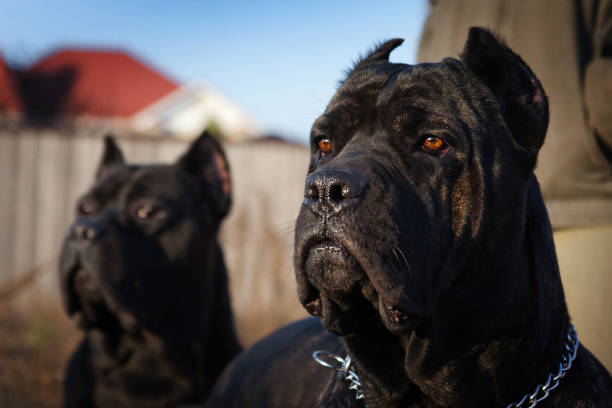
#> input picture atelier_image.jpg, 612 x 408 px
$ python atelier_scipy_ndimage.py
#> lines starting #> are read from the running program, lines starting #| are printed output that depends on the picture
# =============================================================================
#  ATELIER SCIPY — Traitement d'Images avec scipy.ndimage
#  Digital School of Paris — Mastère Data Engineering
#  Auteur : Franck
# =============================================================================
#
#  Bibliothèques requises :
#    pip install scipy numpy matplotlib Pillow
#
#  Lancer le script :
#    python atelier_scipy_ndimage.py
# =============================================================================

import numpy as np
import matplotlib.pyplot as plt
from scipy import ndimage
from PIL import Image

# =============================================================================
# PARTIE 1 — CHARGEMENT DE L'IMAGE
# =============================================================================

# Charger l'image depuis le disque et la convertir en tableau NumPy
image = np.array(Image.open("atelier_image.jpg"))
#> image is the input picture: shape (408, 612, 3); mean R, G, B 83.6, 78.4, 77.3

# Afficher les dimensions
print("=" * 50)
print("image.shape :", image.shape)
#| image.shape : (408, 612, 3)
#  → (360, 480, 3)
#    axe 0 : 360 lignes    (hauteur en pixels)
#    axe 1 : 480 colonnes  (largeur en pixels)
#    axe 2 : 3 canaux      (Rouge, Vert, Bleu — valeurs 0-255)
print("image.dtype :", image.dtype)   # uint8
#| image.dtype : uint8
print("=" * 50)

# Afficher l'image originale
plt.figure(figsize=(7, 5))
plt.imshow(image)
plt.title("Image Originale — shape: {}".format(image.shape))
plt.axis("off")
plt.tight_layout()
plt.show()


# =============================================================================
# PARTIE 2 — TRANSFORMATIONS scipy.ndimage
# =============================================================================

# Helper : afficher deux images côte à côte pour comparaison
def comparer(img_a, title_a, img_b, title_b, cmap_b=None):
    fig, (ax1, ax2) = plt.subplots(1, 2, figsize=(12, 5))
    ax1.imshow(img_a)
    ax1.set_title(title_a, fontweight="bold")
    ax1.axis("off")
    ax2.imshow(img_b, cmap=cmap_b)
    ax2.set_title(title_b, fontweight="bold")
    ax2.axis("off")
    plt.tight_layout()
    plt.show()


# ─────────────────────────────────────────────────────────────────────────────
# TRANSFORMATION 1 — Flou Gaussien
# ─────────────────────────────────────────────────────────────────────────────
# Mathématiquement : convolution de l'image avec une gaussienne 2-D
#   G(x,y) = (1 / 2πσ²) × exp(-(x²+y²) / 2σ²)
# Chaque pixel devient la moyenne PONDÉRÉE de ses voisins.
# Plus σ est grand → fenêtre plus large → flou plus fort.

gauss3 = ndimage.gaussian_filter(image, sigma=3)
gauss8 = ndimage.gaussian_filter(image, sigma=8)
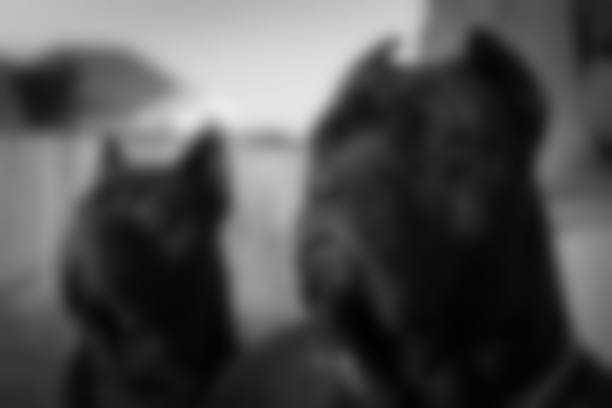
#> gauss8: shape (408, 612, 3); mean R, G, B 78.3, 78.3, 78.2

comparer(image,  "Originale",
         gauss3, "Flou Gaussien σ = 3  (modéré)")
comparer(image,  "Originale",
         gauss8, "Flou Gaussien σ = 8  (fort)")
#> call 2 of comparer, with title_a = 'Originale', title_b = 'Flou Gaussien σ = 8  (fort)'
#> in comparer (call 2), `plt.show()`:
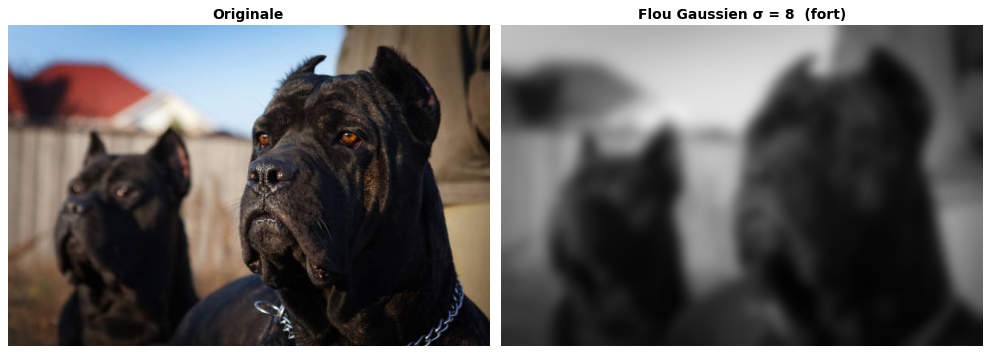
#> figure drawn by matplotlib, 2 panels


# ─────────────────────────────────────────────────────────────────────────────
# TRANSFORMATION 2 — Détection de contours (Sobel)
# ─────────────────────────────────────────────────────────────────────────────
# Mathématiquement : approximation du gradient spatial de l'image.
#   Gx = image * Kx   (noyau [-1, 0, 1] amplifié)
#   Gy = image * Ky   (noyau [-1, 0, 1]ᵀ amplifié)
#   M  = √(Gx² + Gy²)   ← magnitude du gradient = force du contour
# Un contour correspond à un changement brusque d'intensité → gradient élevé.

gray   = image.mean(axis=2)                      # niveaux de gris
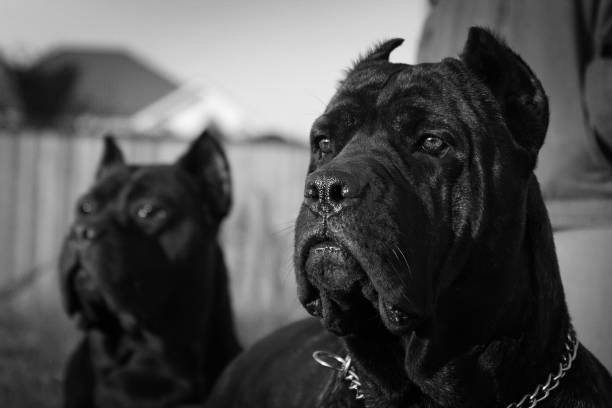
#> gray: shape (408, 612) float64; min 0, max 254.3, mean 79.8
sob_x  = ndimage.sobel(gray, axis=1)             # gradient horizontal
sob_y  = ndimage.sobel(gray, axis=0)             # gradient vertical
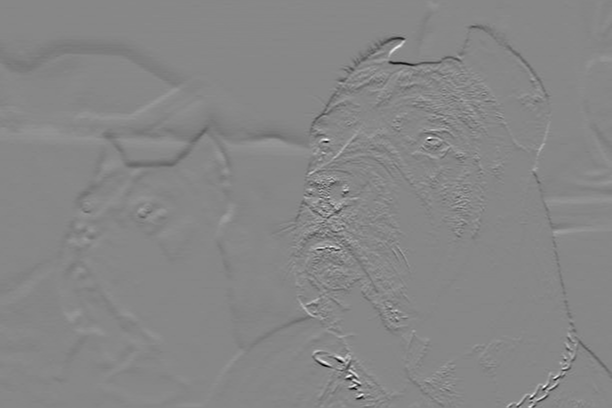
#> sob_y: shape (408, 612) float64; min -816.7, max 725, mean -2.5; drawn with min black and max white
sobel_mag  = np.hypot(sob_x, sob_y)             # magnitude
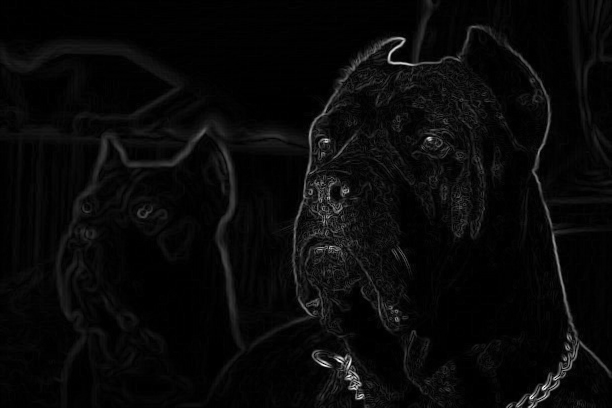
#> sobel_mag: shape (408, 612) float64; min 0, max 848.6, mean 30.9; drawn with min black and max white
sobel_norm = (sobel_mag / sobel_mag.max() * 255).astype(np.uint8)

comparer(image,      "Originale (niveaux de gris)",
         sobel_norm, "Contours Sobel — magnitude gradient", cmap_b="gray")


# ─────────────────────────────────────────────────────────────────────────────
# TRANSFORMATION 3 — Rotation
# ─────────────────────────────────────────────────────────────────────────────
# Mathématiquement : transformation affine appliquée à chaque coordonnée.
#   |x'|   |cos θ  -sin θ| |x|
#   |y'| = |sin θ   cos θ| |y|
# Les pixels intermédiaires sont reconstruits par interpolation spline (ordre 3).
# reshape=True → agrandit la grille pour éviter tout rognage.
# cval=20     → couleur de remplissage des zones vides.

rot30 = ndimage.rotate(image,  30, reshape=False, mode="constant", cval=20)
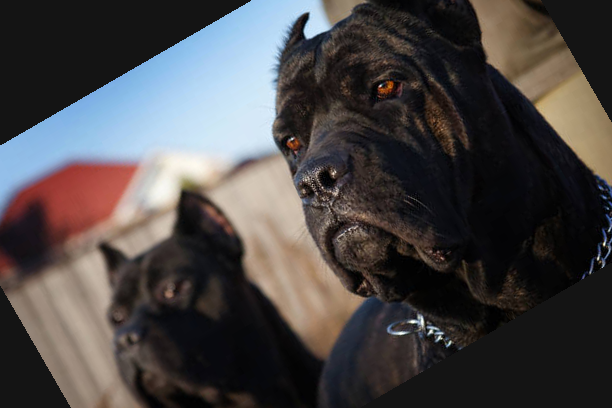
#> rot30: shape (408, 612, 3); mean R, G, B 73.5, 69.7, 69.7
rot45 = ndimage.rotate(image,  45, reshape=True,  mode="constant", cval=20)
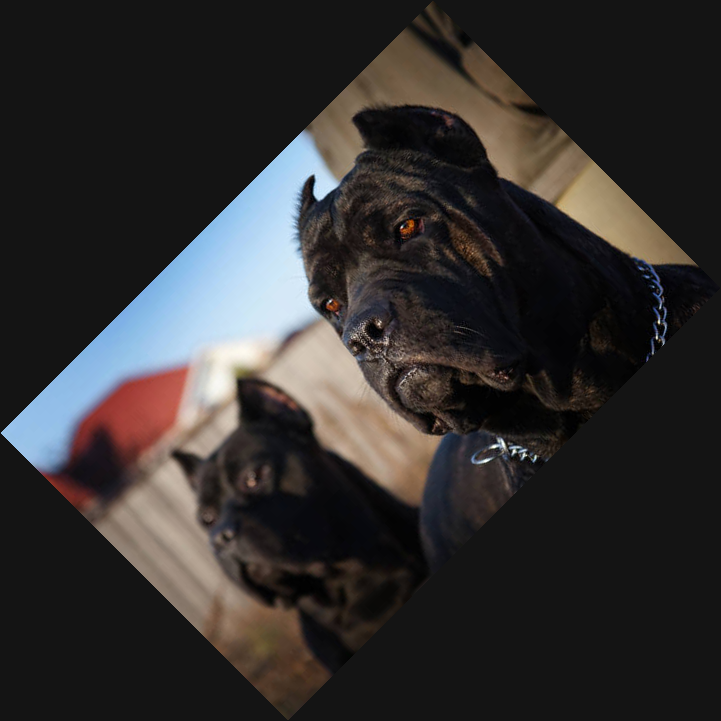
#> rot45: shape (721, 721, 3); mean R, G, B 50.4, 47.9, 47.4

comparer(image,
         "Originale  (360×480)",
         np.clip(rot30, 0, 255).astype(np.uint8),
         "Rotation 30° — reshape=False  (360×480)")

comparer(image,
         "Originale  (360×480)",
         np.clip(rot45, 0, 255).astype(np.uint8),
         "Rotation 45° — reshape=True  (594×594)")


# ─────────────────────────────────────────────────────────────────────────────
# TRANSFORMATION 4 — Zoom
# ─────────────────────────────────────────────────────────────────────────────
# Mathématiquement : rééchantillonnage par interpolation spline.
# Chaque coordonnée destination (xd, yd) est ramenée à la coordonnée source :
#   xs = xd / zoom_x,   ys = yd / zoom_y
# La valeur est estimée par interpolation d'ordre 3 (spline cubique).
# zoom=(2, 2, 1) → ×2 en H et L, canaux inchangés.

zoom_in  = ndimage.zoom(image, (2.0, 2.0, 1))   # agrandir ×2
zoom_out = ndimage.zoom(image, (0.5, 0.5, 1))   # réduire  ×0.5

print("Zoom ×2  :", np.clip(zoom_in,  0, 255).astype(np.uint8).shape)   # (720, 960, 3)
#| Zoom ×2  : (816, 1224, 3)
print("Zoom ×0.5:", np.clip(zoom_out, 0, 255).astype(np.uint8).shape)   # (180, 240, 3)
#| Zoom ×0.5: (204, 306, 3)

comparer(image,
         "Originale  (360×480)",
         np.clip(zoom_in, 0, 255).astype(np.uint8),
         "Zoom ×2  → (720×960)")

comparer(image,
         "Originale  (360×480)",
         np.clip(zoom_out, 0, 255).astype(np.uint8),
         "Zoom ×0.5 → (180×240)")


# ─────────────────────────────────────────────────────────────────────────────
# TRANSFORMATION 5 — Filtre de Moyenne (uniforme)
# ─────────────────────────────────────────────────────────────────────────────
# Mathématiquement : convolution avec un noyau constant de taille n×n.
#   I'(x,y) = (1/n²) × Σᵢ Σⱼ I(x+i, y+j)   pour i,j ∈ [−n/2 ; n/2]
# Tous les voisins ont le MÊME poids (contrairement au gaussien).
# Effet : lissage uniforme — atténue le bruit mais crée un léger effet de bloc.

uni10 = ndimage.uniform_filter(image, size=10)
uni25 = ndimage.uniform_filter(image, size=25)

comparer(image,
         "Originale",
         uni10.astype(np.uint8),
         "Filtre Uniforme size=10  (modéré)")

comparer(image,
         "Originale",
         uni25.astype(np.uint8),
         "Filtre Uniforme size=25  (fort)")


# =============================================================================
# FIGURE DE SYNTHÈSE — Toutes les transformations
# =============================================================================
fig, axes = plt.subplots(3, 4, figsize=(20, 14))
fig.patch.set_facecolor("#0E1117")

panels = [
    (image,                                            None,   "Original (360×480, 3 ch)"),
    (gauss3,                                           None,   "Gaussien sigma=3"),
    (gauss8,                                           None,   "Gaussien sigma=8"),
    (sobel_norm,                                       "gray", "Sobel — contours"),
    (image,                                            None,   "Original (ref)"),
    (np.clip(rot30, 0, 255).astype(np.uint8),          None,   "Rotation 30 deg"),
    (np.clip(rot45, 0, 255).astype(np.uint8),          None,   "Rotation 45 deg (594x594)"),
    (np.clip(zoom_in, 0, 255).astype(np.uint8),        None,   "Zoom x2  (720x960)"),
    (image,                                            None,   "Original (ref)"),
    (np.clip(zoom_out, 0, 255).astype(np.uint8),       None,   "Zoom x0.5 (180x240)"),
    (uni10.astype(np.uint8),                           None,   "Uniforme size=10"),
    (uni25.astype(np.uint8),                           None,   "Uniforme size=25"),
]

for ax, (arr, cm, title) in zip(axes.flat, panels):
    ax.imshow(arr, cmap=cm)
    ax.set_title(title, color="white", fontsize=9, pad=5)
    ax.axis("off")
#> this loop made 12 passes
#> (cm, title) on passes 1 to 12: (None, 'Original (360×480, 3 ch)'), (None, 'Gaussien sigma=3'), (None, 'Gaussien sigma=8'), ('gray', 'Sobel — contours'), (None, 'Original (ref)'), (None, 'Rotation 30 deg'), (None, 'Rotation 45 deg (594x594)'), (None, 'Zoom x2  (720x960)'), (None, 'Original (ref)'), (None, 'Zoom x0.5 (180x240)'), (None, 'Uniforme size=10'), (None, 'Uniforme size=25')

plt.suptitle("Atelier SciPy — scipy.ndimage — Synthese des transformations",
             color="white", fontsize=15, fontweight="bold")
plt.tight_layout()
plt.show()
